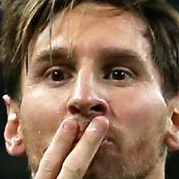
#> input picture data/lionel_messi/lionel_messi1.png, 179 x 179 px, found by its file name
$ jupyter execute Canny_Edge_detection_.ipynb
#> lines starting #> are read from the running program, lines starting #| are printed output that depends on the picture
#> further down, img is the input picture: shape (179, 179, 3); mean B, G, R 87, 109.2, 138.2
[cell 1]
import numpy as np
import matplotlib.pyplot as plt
from cv2 import imread
from skimage.color import rgb2gray
from skimage import transform
from skimage.exposure import equalize_hist
import os
from skimage.color import rgb2gray
from skimage import transform
from skimage.exposure import equalize_hist
import numpy as np
import cv2 as cv
from matplotlib import pyplot as plt

[cell 2]
def preprocess(img):
    img = transform.resize(img, (128, 128))
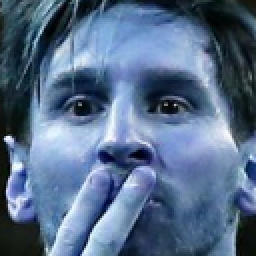
#> img: shape (128, 128, 3) float64 (shown 2 times larger); mean of channels 0, 1, 2 0.341, 0.428, 0.542; drawn as R, G, B
    img = rgb2gray(img)
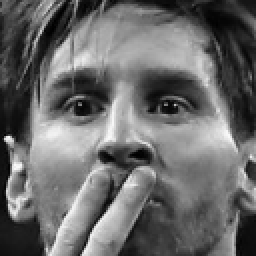
#> img: shape (128, 128) float64 (shown 2 times larger); min 0.00303, max 0.981, mean 0.418
    img = equalize_hist(img)
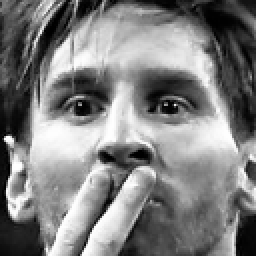
#> img: shape (128, 128) float64 (shown 2 times larger); min 0.000549, max 1, mean 0.502
    return img

[cell 3]
img = imread('D:\Desktop\CV Project\data\lionel_messi\lionel_messi1.png')

[cell 4]
img = preprocess(img)

[cell 5]
img.shape
#> Out = (128, 128)

[cell 6]
def convert_to_image(image):
    image = image * 255
    image = image.astype(np.uint8)
    return image

[cell 7]
#convert nparray to img
img = convert_to_image(img)

[cell 8]
edges = cv.Canny(img, 200, 100)
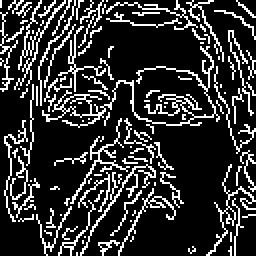
#> edges: shape (128, 128) (shown 2 times larger); 19.1% white in thin lines or dots

[cell 9]
plt.imshow(edges,cmap = 'gray')
plt.title('Edge Image'), plt.xticks([]), plt.yticks([])
plt.show()

[cell 10]
edges.shape
#> Out = (128, 128)

[cell 11]
import cv2

[cell 12]
def asImage(arr):
    arr = arr.astype(np.uint8)
    val =  cv2.cvtColor(arr, cv2.COLOR_GRAY2BGR)
#> val: shape (128, 128, 3); 19.1% white in thin lines or dots
    return val

$ run again, with data/lionel_messi/lionel_messi12.png copied over data/lionel_messi/lionel_messi1.png
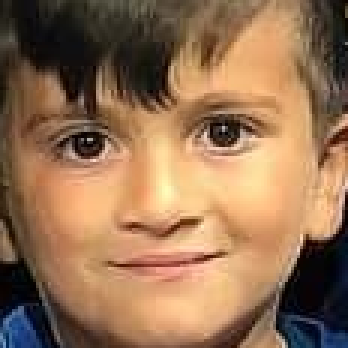
#> input picture data/lionel_messi/lionel_messi12.png, 116 x 116 px, found by its file name (shown 3 times larger)
#> img is the input picture: shape (116, 116, 3); mean B, G, R 82.9, 112.8, 148.5
#> in preprocess, `img = equalize_hist(img)`:
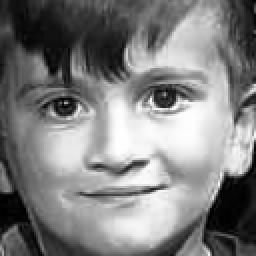
#> img: shape (128, 128) float64 (shown 2 times larger); min 0.00061, max 1, mean 0.502
#> `edges = cv.Canny(img, 200, 100)`:
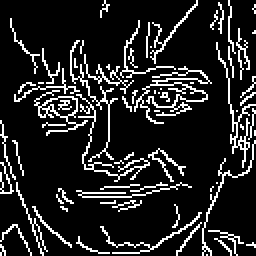
#> edges: shape (128, 128) (shown 2 times larger); 14.1% white in thin lines or dots
#> val: shape (128, 128, 3); 14.1% white in thin lines or dots

$ run again, with data/lionel_messi/lionel_messi13.png copied over data/lionel_messi/lionel_messi1.png
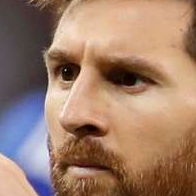
#> input picture data/lionel_messi/lionel_messi13.png, 196 x 196 px, found by its file name
#> img is the input picture: shape (196, 196, 3); mean B, G, R 107.3, 126.3, 158.5
#> in preprocess, `img = equalize_hist(img)`:
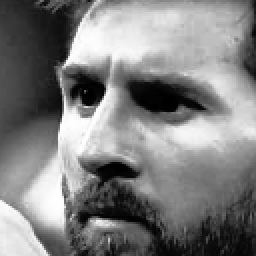
#> img: shape (128, 128) float64 (shown 2 times larger); min 0.000427, max 1, mean 0.503
#> `edges = cv.Canny(img, 200, 100)`:
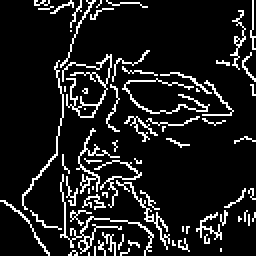
#> edges: shape (128, 128) (shown 2 times larger); 11.4% white in thin lines or dots
#> val: shape (128, 128, 3); 11.4% white in thin lines or dots

$ run again, with data/lionel_messi/lionel_messi14.png copied over data/lionel_messi/lionel_messi1.png
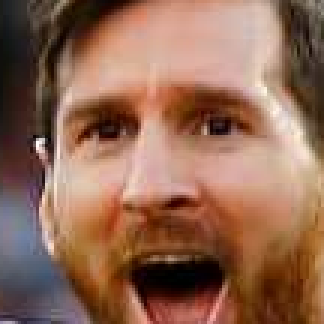
#> input picture data/lionel_messi/lionel_messi14.png, 108 x 108 px, found by its file name (shown 3 times larger)
#> img is the input picture: shape (108, 108, 3); mean B, G, R 84, 104.2, 145
#> in preprocess, `img = equalize_hist(img)`:
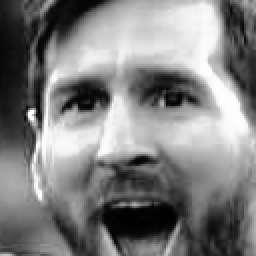
#> img: shape (128, 128) float64 (shown 2 times larger); min 0.00458, max 1, mean 0.503
#> `edges = cv.Canny(img, 200, 100)`:
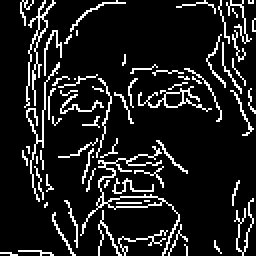
#> edges: shape (128, 128) (shown 2 times larger); 11.8% white in thin lines or dots
#> val: shape (128, 128, 3); 11.8% white in thin lines or dots
